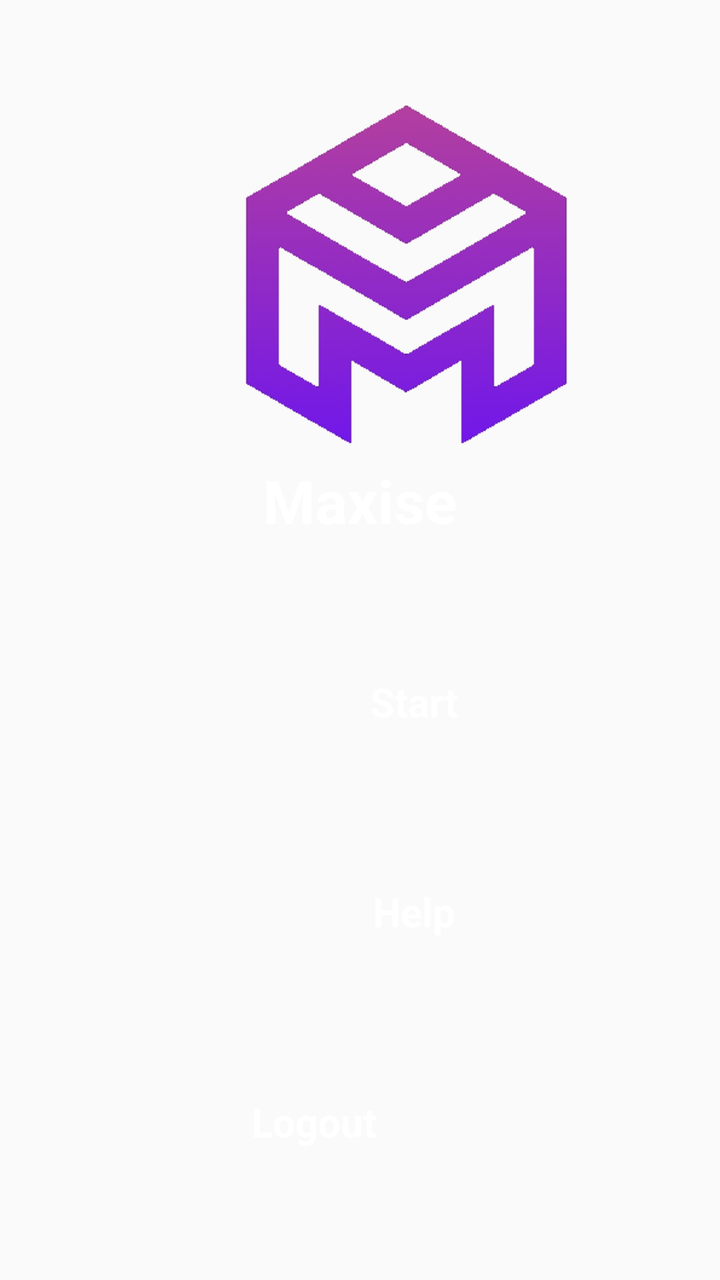
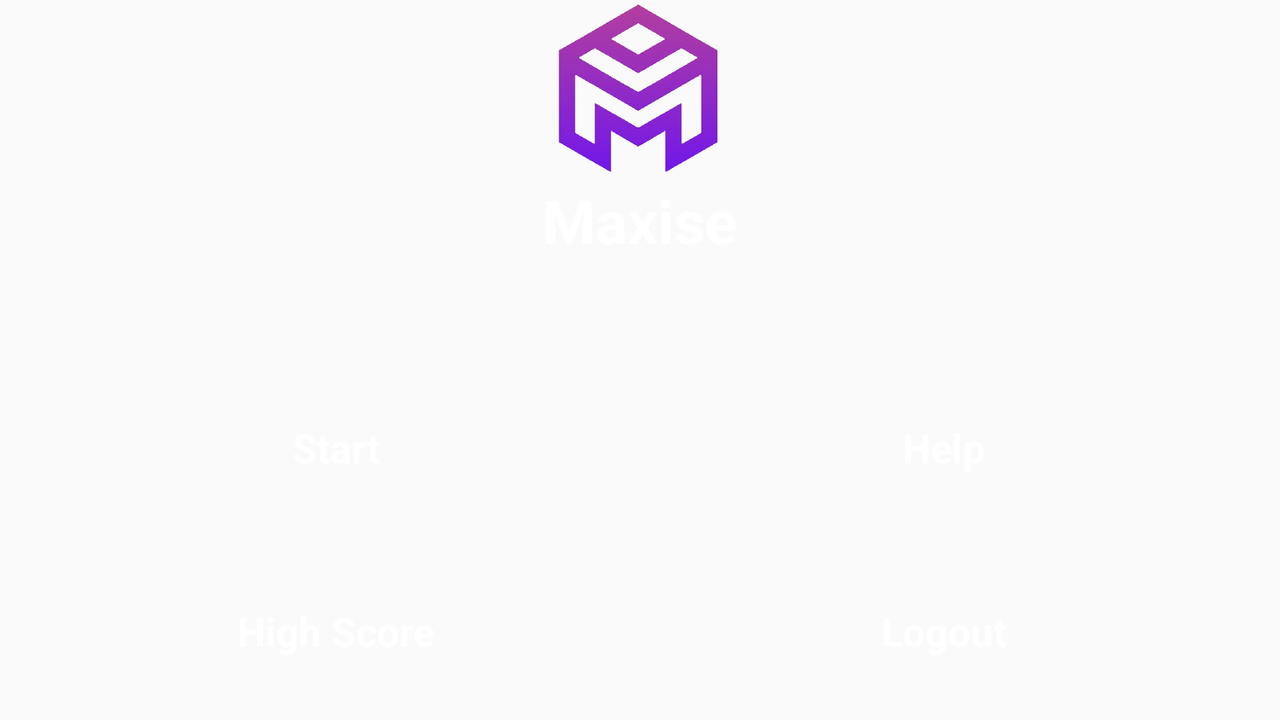

Two renders of one Android screen. The first uses the default layout on a phone; the second uses the alternative layout the repository ships for a different screen configuration, on a matching device. The two XML files are below.
<!-- AndroidManifest.xml: application theme AppTheme -->
<!-- res/layout/activity_li_main_menu.xml -->
<?xml version="1.0" encoding="utf-8"?>
<androidx.constraintlayout.widget.ConstraintLayout xmlns:android="http://schemas.android.com/apk/res/android"
    xmlns:app="http://schemas.android.com/apk/res-auto"
    xmlns:tools="http://schemas.android.com/tools"
    android:layout_width="match_parent"
    android:layout_height="match_parent"
    android:background="@drawable/bg8_4_2500"
    tools:context=".MainLoggedInActivity">

    <TextView
        android:id="@+id/txtMaxiseText2"
        android:layout_width="wrap_content"
        android:layout_height="wrap_content"
        android:text="Maxise"
        android:textAlignment="center"
        android:textColor="#FFFFFF"
        android:textSize="30dp"
        android:textStyle="bold"
        app:layout_constraintEnd_toEndOf="parent"
        app:layout_constraintStart_toStartOf="parent"
        app:layout_constraintTop_toBottomOf="@+id/imgMaxiseLogo" />

    <ImageView
        android:id="@+id/imgMaxiseLogo"
        android:layout_width="210dp"
        android:layout_height="182dp"
        android:layout_marginStart="100dp"
        android:layout_marginTop="48dp"
        app:layout_constraintStart_toStartOf="parent"
        app:layout_constraintTop_toTopOf="parent"
        app:srcCompat="@drawable/logo_transparent" />

    <Button
        android:id="@+id/btnHelp"
        style="@style/ButtonStyle"
        android:layout_width="230dp"
        android:layout_height="65dp"
        android:layout_marginStart="92dp"
        android:layout_marginTop="40dp"
        android:background="@drawable/layout_buttoncurve"
        android:text="Help"
        app:layout_constraintStart_toStartOf="parent"
        app:layout_constraintTop_toBottomOf="@+id/btnStart" />

    <Button
        android:id="@+id/btnLogout"
        style="@style/ButtonStyle"
        android:background="@drawable/layout_buttoncurve"
        android:layout_width="230dp"
        android:layout_height="65dp"
        android:layout_marginTop="40dp"
        android:layout_marginEnd="88dp"
        android:text="Logout"
        app:layout_constraintBottom_toBottomOf="parent"
        app:layout_constraintEnd_toEndOf="parent"
        app:layout_constraintTop_toBottomOf="@+id/btnHelp"
        app:layout_constraintVertical_bias="0.0" />

    <Button
        android:id="@+id/btnStart"
        style="@style/ButtonStyle"
        android:background="@drawable/layout_buttoncurve"
        android:layout_width="230dp"
        android:layout_height="65dp"
        android:layout_marginStart="92dp"
        android:layout_marginTop="48dp"
        android:text="Start"
        android:onClick="StartButtonOnClick"
        app:layout_constraintStart_toStartOf="parent"
        app:layout_constraintTop_toBottomOf="@+id/txtMaxiseText2" />

</androidx.constraintlayout.widget.ConstraintLayout>
<!-- resources referenced by this layout -->
<resources>
  <!-- drawable logo_transparent: png bitmap (drawable, 24664 bytes) -->
  <style name="ButtonStyle" parent="@android:style/Widget.Button">
          <item name="android:layout_width">fill_parent</item>
          <item name="android:textColor">#FFFFFF</item>
          <item name="android:textSize">20sp</item>
          <item name="android:padding">10dp</item>
          <item name="android:textStyle">bold</item>
          <item name="android:background">#2196F3</item>
          <item name="android:gravity">center</item>
      </style>
  <style name="AppTheme" parent="Theme.AppCompat.Light.NoActionBar">
          
          <item name="colorPrimary">@color/colorPrimary</item>
          <item name="colorPrimaryDark">@color/colorPrimaryDark</item>
          <item name="colorAccent">@color/colorAccent</item>
      </style>
</resources>
<!-- res/layout-land/activity_li_main_menu.xml (the repository's variant of the layout above) -->
<!-- drawn on the phone turned sideways -->
<?xml version="1.0" encoding="utf-8"?>
<androidx.constraintlayout.widget.ConstraintLayout xmlns:android="http://schemas.android.com/apk/res/android"
    xmlns:app="http://schemas.android.com/apk/res-auto"
    xmlns:tools="http://schemas.android.com/tools"
    android:layout_width="match_parent"
    android:layout_height="match_parent"
    android:background="@drawable/bg8_4_2500"
    tools:context=".MainLoggedInActivity">

    <Button
        android:id="@+id/btnStart"
        style="@style/ButtonStyle"
        android:layout_width="match_parent"
        android:layout_height="wrap_content"
        android:layout_marginStart="96dp"
        android:layout_marginEnd="400dp"
        android:layout_marginTop="200dp"
        android:layout_marginBottom="150dp"
        android:background="@drawable/layout_buttoncurve"
        android:onClick="StartButtonOnClick"
        android:text="Start"
        app:layout_constraintStart_toStartOf="parent"
        app:layout_constraintTop_toTopOf="parent" />

    <ImageView
        android:id="@+id/imgMaxiseLogo"
        android:layout_width="match_parent"
        android:layout_height="match_parent"
        android:layout_marginStart="112dp"
        android:layout_marginEnd="112dp"
        android:layout_marginBottom="270dp"
        app:layout_constraintEnd_toEndOf="parent"
        app:layout_constraintHorizontal_bias="0.378"
        app:layout_constraintStart_toStartOf="parent"
        app:layout_constraintTop_toTopOf="parent"
        app:srcCompat="@drawable/logo_transparent" />

    <Button
        android:id="@+id/btnLogout"
        style="@style/ButtonStyle"
        android:layout_width="match_parent"
        android:layout_height="wrap_content"
        android:layout_marginStart="400dp"
        android:layout_marginEnd="96dp"
        android:layout_marginTop="50dp"
        android:layout_marginBottom="50dp"
        android:background="@drawable/layout_buttoncurve"
        android:text="Logout"
        app:layout_constraintBottom_toBottomOf="parent"
        app:layout_constraintEnd_toEndOf="parent"
        app:layout_constraintHorizontal_bias="0.502"
        app:layout_constraintStart_toEndOf="@+id/btnHighScore"
        app:layout_constraintTop_toBottomOf="@+id/btnHelp"
        app:layout_constraintVertical_bias="0.183" />

    <Button
        android:id="@+id/btnHelp"
        style="@style/ButtonStyle"
        android:layout_width="match_parent"
        android:layout_height="wrap_content"
        android:layout_marginStart="400dp"
        android:layout_marginTop="200dp"
        android:layout_marginBottom="150dp"
        android:layout_marginEnd="96dp"
        android:background="@drawable/layout_buttoncurve"
        android:text="Help"
        app:layout_constraintEnd_toEndOf="parent"
        app:layout_constraintHorizontal_bias="0.502"
        app:layout_constraintStart_toEndOf="@+id/btnStart"
        app:layout_constraintTop_toTopOf="parent" />

    <TextView
        android:id="@+id/txtMaxiseText2"
        android:layout_width="wrap_content"
        android:layout_height="wrap_content"
        android:text="Maxise"
        android:textAlignment="center"
        android:textColor="#FFFFFF"
        android:textSize="30dp"
        android:textStyle="bold"
        app:layout_constraintEnd_toEndOf="parent"
        app:layout_constraintStart_toStartOf="parent"
        app:layout_constraintTop_toBottomOf="@+id/imgMaxiseLogo" />

    <Button
        android:id="@+id/btnHighScore"
        style="@style/ButtonStyle"
        android:layout_width="match_parent"
        android:layout_height="wrap_content"
        android:layout_marginStart="96dp"
        android:layout_marginEnd="400dp"
        android:layout_marginTop="50dp"
        android:layout_marginBottom="50dp"
        android:background="@drawable/layout_buttoncurve"
        android:onClick="HighScoreButtonOnClick"
        android:text="High Score"
        app:layout_constraintBottom_toBottomOf="parent"
        app:layout_constraintStart_toStartOf="parent"
        app:layout_constraintTop_toBottomOf="@+id/btnStart"
        app:layout_constraintVertical_bias="0.183" />

</androidx.constraintlayout.widget.ConstraintLayout>
